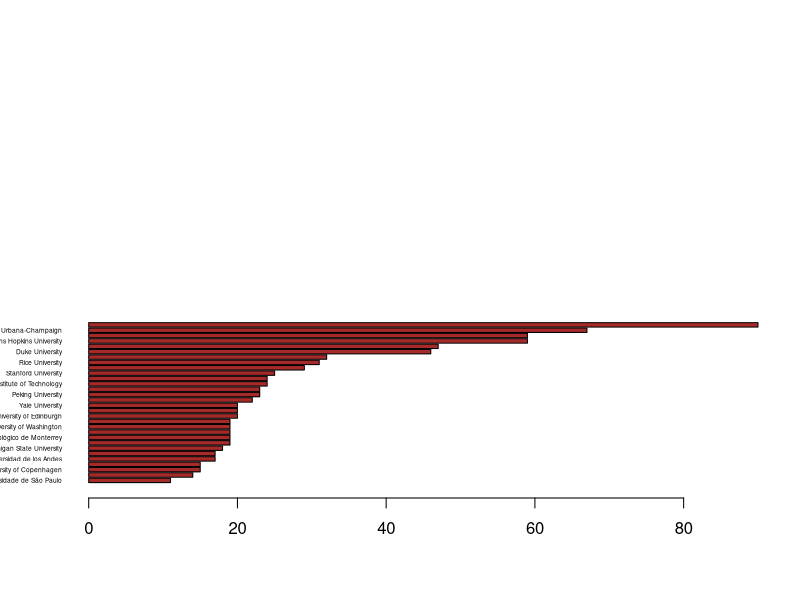

This chart was generated by the following R code:
library(tidyverse)
mrgc = read.csv("merged_courses.csv")


sub = subset(mrgc, mrgc$Total.Enrollments > 1000
             & mrgc$Total.Ratings > 100)
             

orgy = table(sub$Organiser)
orgy = sort(orgy, decreasing = FALSE)

# orgy = subset(orgy, orgy>13)
n = 30
barplot(orgy[72-n+1:72], col = "brown", cex.name =0.4, horiz = TRUE, las =1)
